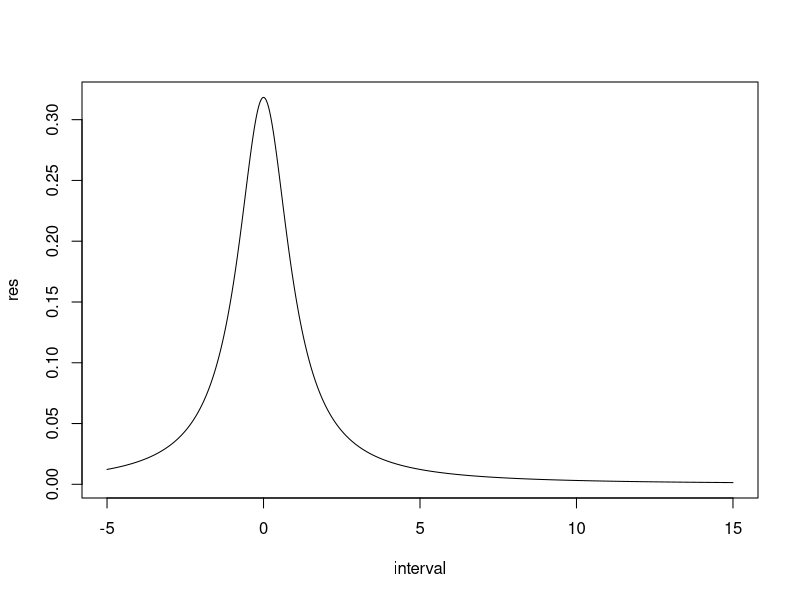
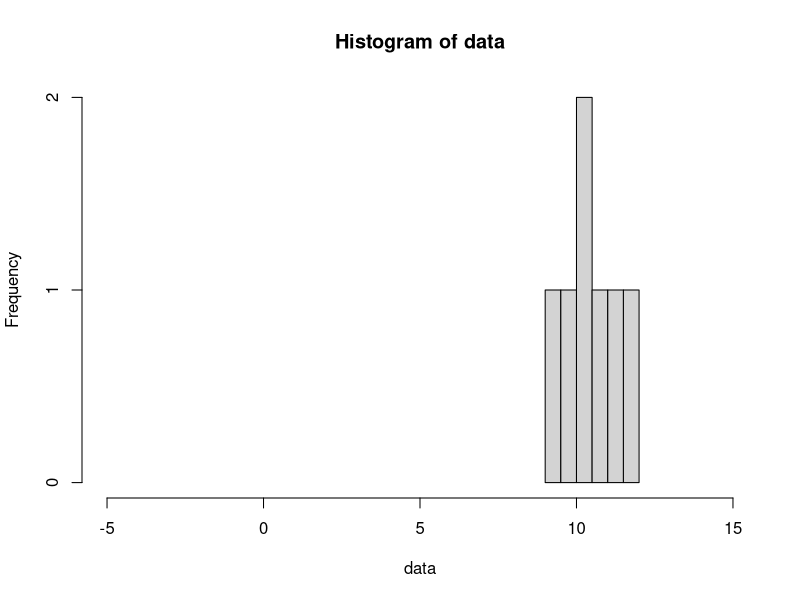
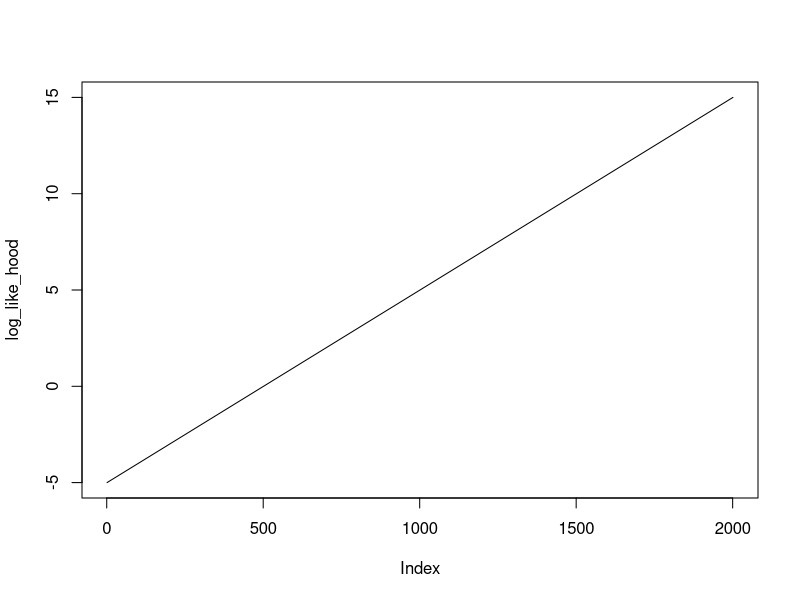
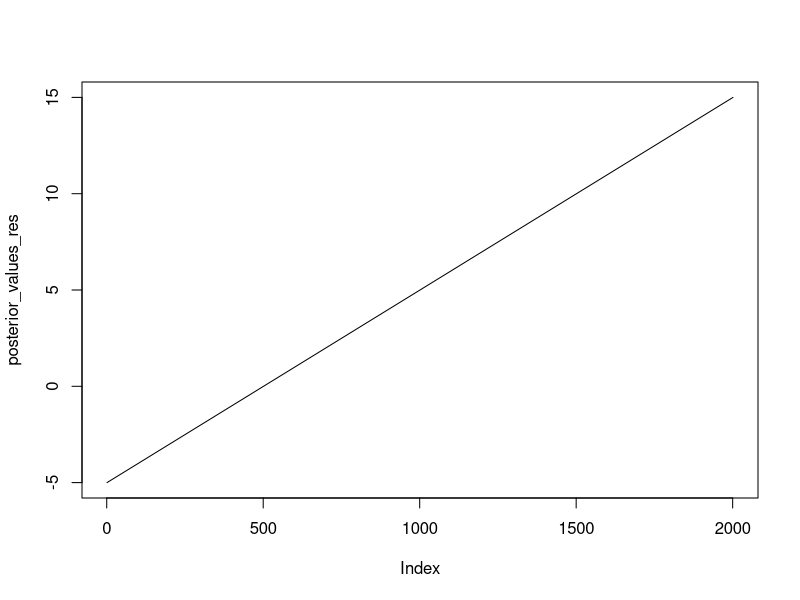
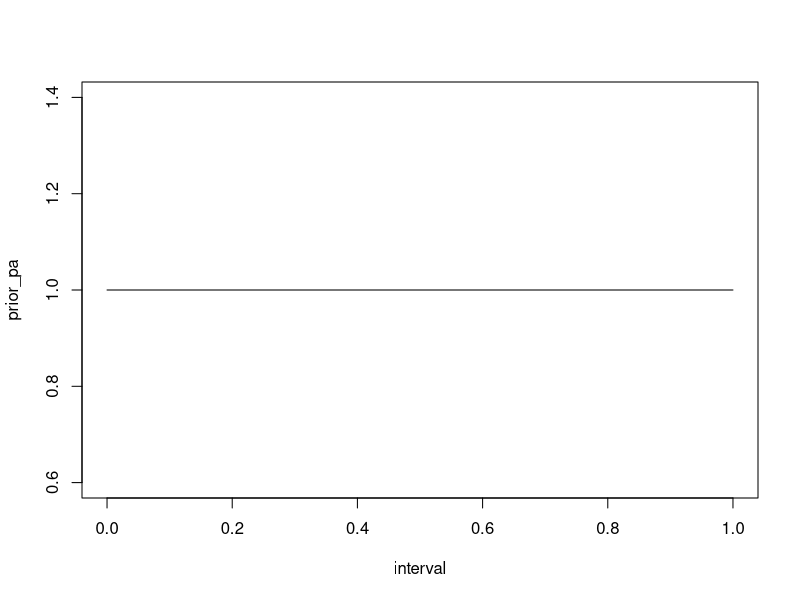
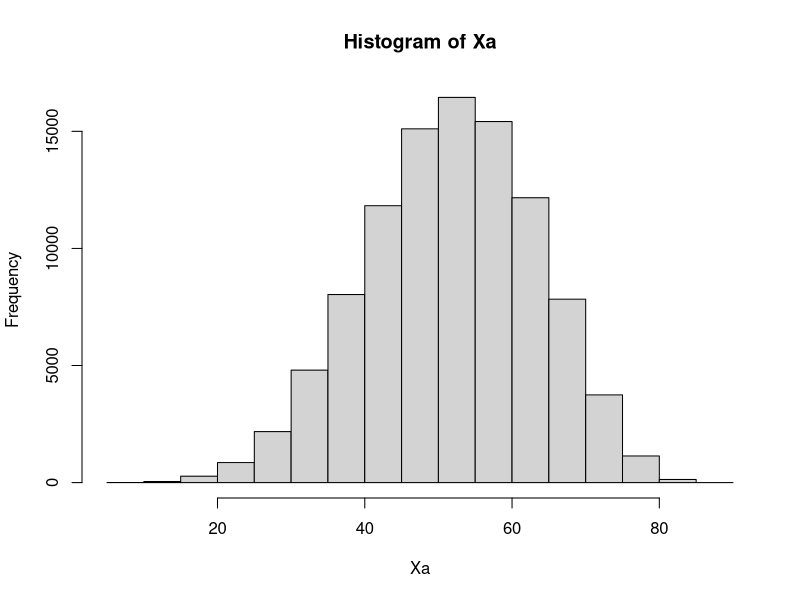
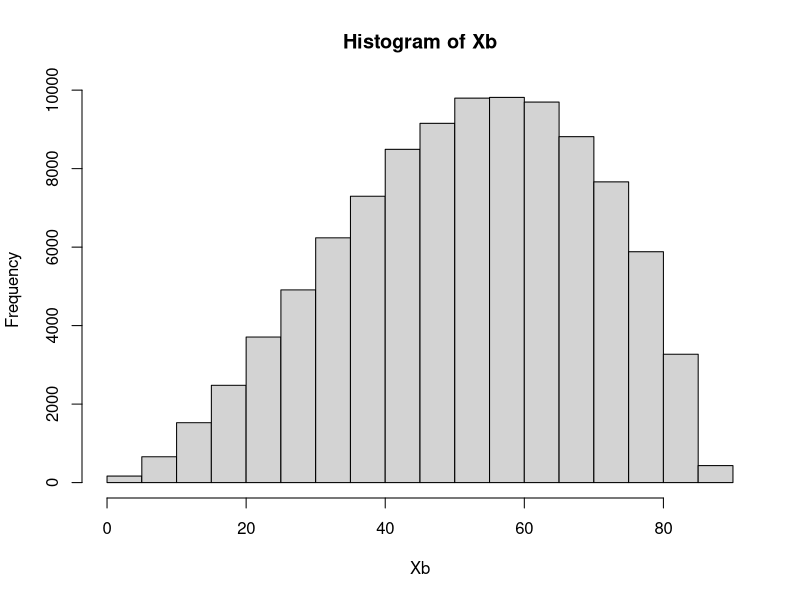

The R source for these figures, in order:
## ---- chunk 1
knitr::opts_chunk$set(echo = TRUE)
## ---- chunk 2

    interval <- seq(-5, 15, 0.01)
    res <- dt(x = interval, df = 1)
    plot(interval, res, type="l")
## ---- chunk 3
    data <- c(11.3710, 9.4353, 10.3631, 10.6329, 10.4043, 9.8939, 11.5115)
    hist(data, xlim = c(-5, 15))
## ---- chunk 4
    normal_log_likelihood <- function(mu, data) {
        return((-length(data)/2) * log(2*pi) - (1/2) * sum((data - mu)^2))
    }
    llik <- normal_log_likelihood(5, data)
    print(round(llik, 1))

    log_like_hood <- c()
    for (mu in interval) {
        log_like <- c(log_like_hood, normal_log_likelihood(mu, data))
    }
    plot(interval, log_like_hood, type="l")
## ---- chunk 5
    posterior <- function(mu, data) {
        return(exp((-1/2)*sum((data - mu)^2)) / (1 + mu^2))
    }

    posterior_values_res <- c()
    for (mu in interval) {
        posterior_values <- c(posterior_values_res, posterior(mu, data))
    }
    plot(interval, posterior_values_res, type="l")

## ---- chunk 6
    alpha = 1
    beta = 1
    interval <- seq(0, 1, 0.01)
    prior_pa <- dbeta(x = interval, shape1 = alpha, shape2 = beta)
    plot(interval, prior_pa, type="l")
## ---- chunk 7
    n <- 100000
    pA <- rbeta(n = n, shape1 = 8+1, shape2 = 13-8+1)
    pB <- rbeta(n = n, shape1 = 2+1, shape2 = 3-2+1)
    Xa <- rbinom(n = n, size = 87, prob = pA)
    Xb <- rbinom(n = n, size = 87, prob = pB)

    hist(Xa)
    hist(Xb)
## ---- chunk 8
    print(sum(Xa > 40) / n)
    print(sum(Xb > 40) / n)
## ---- chunk 9
    print(mean(Xa))
    print(mean(Xb))
